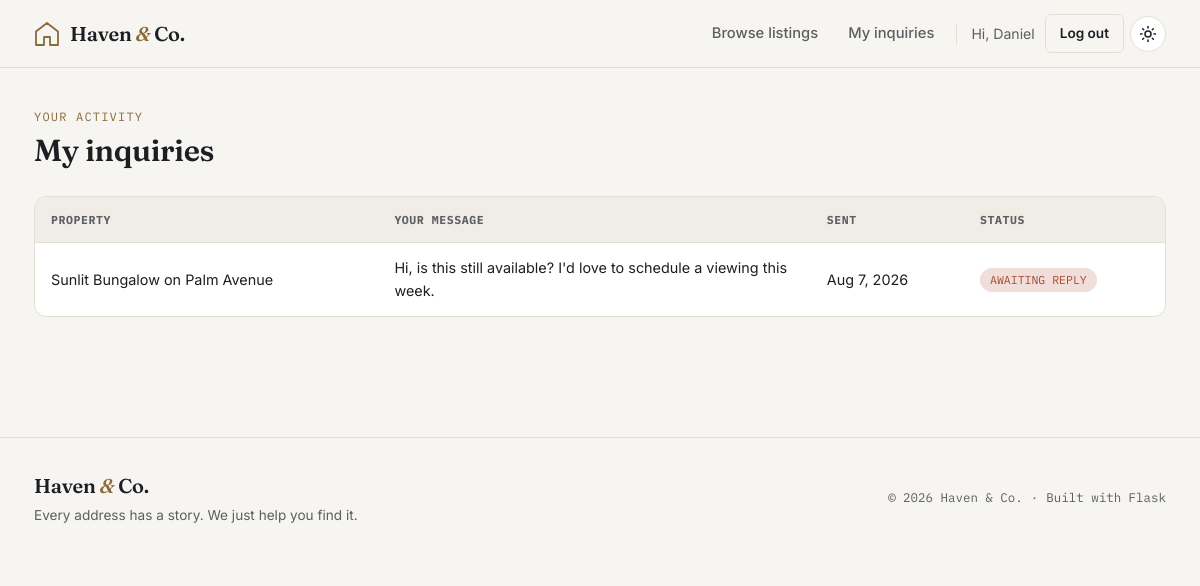
The page /inquiries/sent (signed in) on the database as committed earlier.
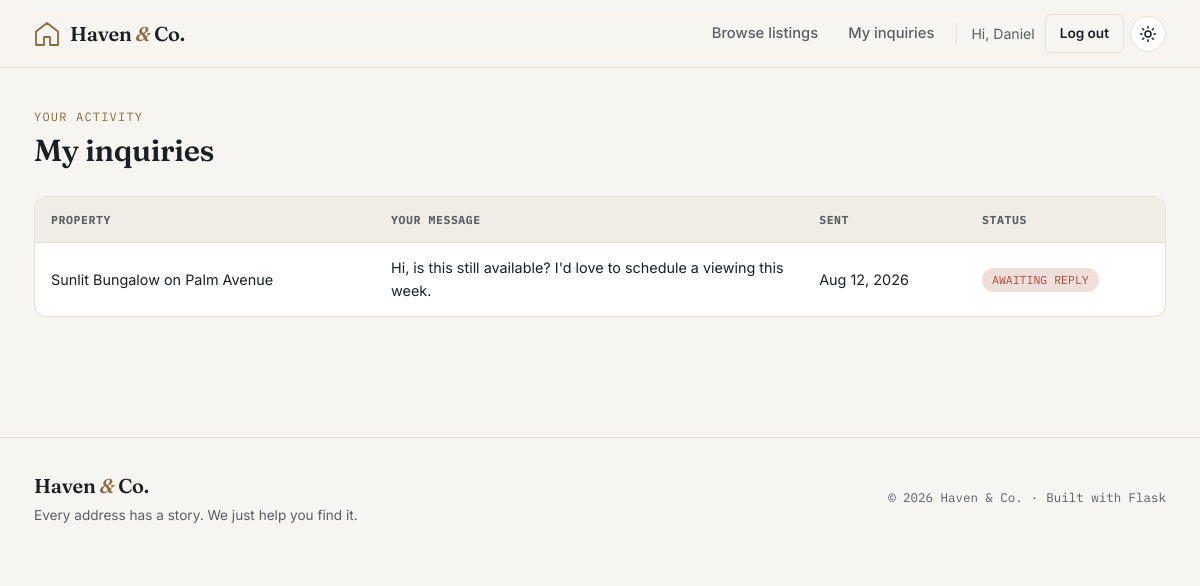
The same page on the database as committed later.
### app/models.py (models this page shows, shortened)
class Inquiry(db.Model):
    __tablename__ = "inquiries"
    id = db.Column(db.Integer, primary_key=True)
    name = db.Column(db.String(120), nullable=False)
    email = db.Column(db.String(150), nullable=False)
    phone = db.Column(db.String(30))
    message = db.Column(db.Text, nullable=False)
    status = db.Column(db.String(20), default="new")  # 'new' or 'responded'
    created_at = db.Column(db.DateTime, default=datetime.utcnow, index=True)
    property_id = db.Column(db.Integer, db.ForeignKey("properties.id"), nullable=False)
    sender_id = db.Column(db.Integer, db.ForeignKey("users.id"), nullable=True)

class Property(db.Model):
    __tablename__ = "properties"
    id = db.Column(db.Integer, primary_key=True)
    title = db.Column(db.String(150), nullable=False)
    description = db.Column(db.Text, nullable=False)
    price = db.Column(db.Float, nullable=False)
    listing_type = db.Column(db.String(10), nullable=False, default="sale")  # 'sale' or 'rent'
    property_type = db.Column(db.String(30), nullable=False, default="house")
    bedrooms = db.Column(db.Integer, default=0)
    bathrooms = db.Column(db.Integer, default=0)
    area_sqft = db.Column(db.Integer, default=0)
    address = db.Column(db.String(200))
    city = db.Column(db.String(100), nullable=False, index=True)
    state = db.Column(db.String(100), nullable=False, index=True)
    image_filename = db.Column(db.String(255))
    is_available = db.Column(db.Boolean, default=True)
    created_at = db.Column(db.DateTime, default=datetime.utcnow, index=True)
    owner_id = db.Column(db.Integer, db.ForeignKey("users.id"), nullable=False)
    inquiries = db.relationship(
        "Inquiry", backref="property", lazy="dynamic", cascade="all, delete-orphan"
    )
    images = db.relationship(
        "PropertyImage",
        backref="property",
        order_by="PropertyImage.position",
        cascade="all, delete-orphan",
    )

### app/routes/inquiries.py (the view)
@inquiries_bp.route("/sent")
@login_required
def sent():
    inquiries = (
        Inquiry.query.filter_by(sender_id=current_user.id)
        .order_by(Inquiry.created_at.desc())
        .all()
    )
    return render_template("inquiries/sent.html", inquiries=inquiries)

### app/models.py (called while the page is built)
    @property
    def is_agent(self):
        return self.role == "agent"

    @property
    def is_admin(self):
        return self.role == "admin"

### app/templates/inquiries/sent.html (shortened to what this page needs)
{% extends "base.html" %}
{% block content %}
<section class="section" style="padding-top:40px;">
  <div class="container">
    <div class="section-header">
      <div>
        <span class="eyebrow">Your activity</span>
        <h2>My inquiries</h2>
      </div>
    </div>
    {% if inquiries %}
      <div class="table-wrap">
        <table>
          <thead>
            <tr>
              <th>Property</th>
              <th>Your message</th>
              <th>Sent</th>
              <th>Status</th>
            </tr>
          </thead>
          <tbody>
            {% for inquiry in inquiries %}
              <tr>
                <td><a href="{{ url_for('properties.detail', property_id=inquiry.property_id) }}">{{ inquiry.property.title }}</a></td>
                <td style="max-width:320px;">{{ inquiry.message }}</td>
                <td>{{ inquiry.created_at.strftime('%b %-d, %Y') if inquiry.created_at else '' }}</td>
                <td>
                  <span class="status-pill {{ 'status-responded' if inquiry.status == 'responded' else 'status-new' }}">
                    {{ 'Replied' if inquiry.status == 'responded' else 'Awaiting reply' }}
                  </span>
                </td>
              </tr>
            {% endfor %}
          </tbody>
        </table>
      </div>
    {% else %}
      <div class="empty-state">
        <h3>You haven't sent any inquiries</h3>
        <p>Browse listings and reach out to an agent to get started.</p>
        <a href="{{ url_for('properties.list_properties') }}" class="btn btn-primary">Browse listings</a>
      </div>
    {% endif %}
  </div>
</section>
{% endblock %}

Rows that differ between the two databases and show on the page:
changed Inquiry "Hi, is this still available? I'd love to schedule a viewing this week.": created_at "Aug 7, 2026" → "Aug 12, 2026"
